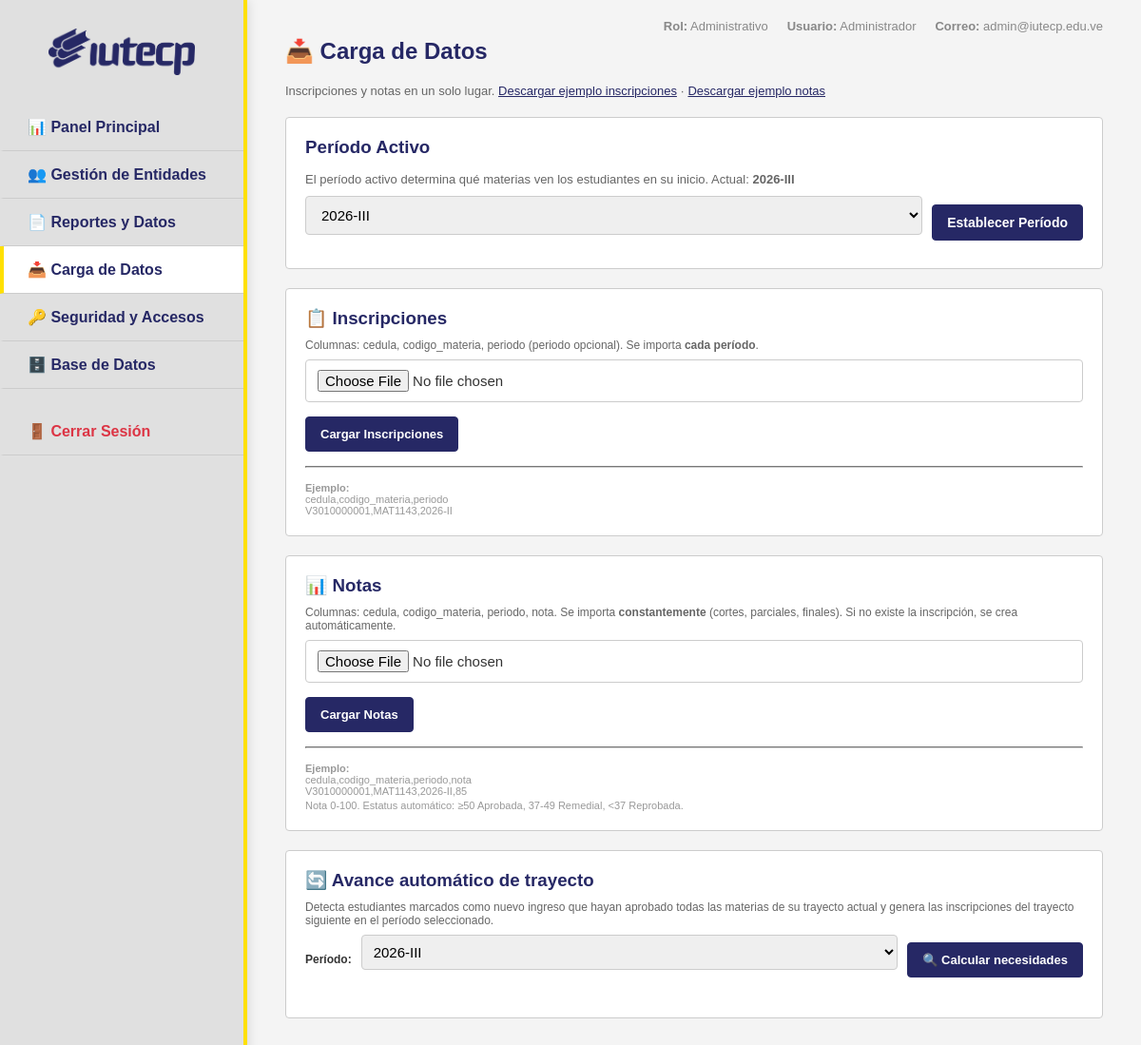
The page /admin/cargar_inscripciones.php (signed in) on the database its author committed.
### tables this page shows
CREATE TABLE `configuracion` (
  `id` int(11) NOT NULL AUTO_INCREMENT,
  `clave` varchar(50) NOT NULL,
  `valor` varchar(255) NOT NULL,
  `updated_at` timestamp NULL DEFAULT current_timestamp() ON UPDATE current_timestamp(),
  PRIMARY KEY (`id`),
  UNIQUE KEY `clave` (`clave`)
);

### admin/cargar_inscripciones.php (the view, shortened to what this page needs)
<?php
require_once __DIR__ . "/includes/header.php";
$periodo_activo = $pdo->prepare("SELECT valor FROM configuracion WHERE clave = 'periodo_activo'");
$periodo_activo->execute();
$periodo_activo_valor = $periodo_activo->fetchColumn() ?: obtenerPeriodoActual();
$periodos_disponibles = $pdo->query("SELECT DISTINCT periodo FROM inscripciones UNION SELECT '2026-I' UNION SELECT '2026-II' UNION SELECT '2026-III' UNION SELECT '2027-I' UNION SELECT '2027-II' UNION SELECT '2027-III' ORDER BY periodo DESC")->fetchAll(PDO::FETCH_COLUMN);
?>
<h2 style="color:var(--primary);margin-bottom:20px">📥 Carga de Datos</h2>
<p style="font-size:13px;color:#666;margin-bottom:20px">
    Inscripciones y notas en un solo lugar.
    <a href="seed/ejemplo_inscripciones.csv" download style="color:var(--primary)">Descargar ejemplo inscripciones</a> ·
    <a href="seed/ejemplo_notas.csv" download style="color:var(--primary)">Descargar ejemplo notas</a>
</p>
<div class="card" style="margin-bottom:20px">
    <h3 style="color:var(--primary);margin-bottom:15px">Período Activo</h3>
    <p style="font-size:13px;color:#666;margin-bottom:10px">
        El período activo determina qué materias ven los estudiantes en su inicio.
        <?php if ($periodo_activo_valor): ?>
        Actual: <strong><?= htmlspecialchars($periodo_activo_valor) ?></strong>
        <?php endif; ?>
    </p>
    <form method="POST" action="" style="display:flex;gap:10px;align-items:center;flex-wrap:wrap">
        <select name="periodo_activo" required style="flex:1;min-width:150px">
            <?php foreach ($periodos_disponibles as $p): ?>
            <option value="<?= $p ?>" <?= $p === $periodo_activo_valor ? 'selected' : '' ?>><?= $p ?></option>
            <?php endforeach; ?>
        </select>
        <button type="submit" class="btn btn-primary">Establecer Período</button>
    </form>
</div>
<div class="card" style="margin-bottom:20px">
    <h3 style="color:var(--primary);margin-bottom:10px">📋 Inscripciones</h3>
    <p style="font-size:12px;color:#666;margin-bottom:8px">Columnas: <code>cedula, codigo_materia, periodo</code> (periodo opcional). Se importa <strong>cada período</strong>.</p>
    <form method="POST" action="" enctype="multipart/form-data">
        <div style="margin-bottom:10px">
            <input type="file" name="archivo_csv" accept=".csv" required style="display:block" />
        </div>
        <button type="submit" class="btn btn-primary" style="font-size:13px">Cargar Inscripciones</button>
    </form>
    <hr style="margin:15px 0;border-color:var(--border-color)">
    <p style="font-size:11px;color:#999">
        <strong>Ejemplo:</strong><br>
        <code>cedula,codigo_materia,periodo<br>V3010000001,MAT1143,2026-II</code>
    </p>
</div>
<div class="card" style="margin-bottom:20px">
    <h3 style="color:var(--primary);margin-bottom:10px">📊 Notas</h3>
    <p style="font-size:12px;color:#666;margin-bottom:8px">Columnas: <code>cedula, codigo_materia, periodo, nota</code>. Se importa <strong>constantemente</strong> (cortes, parciales, finales). Si no existe la inscripción, se crea automáticamente.</p>
    <form method="POST" action="" enctype="multipart/form-data">
        <div style="margin-bottom:10px">
            <input type="file" name="archivo_notas" accept=".csv" required style="display:block" />
        </div>
        <button type="submit" class="btn btn-primary" style="font-size:13px">Cargar Notas</button>
    </form>
    <hr style="margin:15px 0;border-color:var(--border-color)">
    <p style="font-size:11px;color:#999">
        <strong>Ejemplo:</strong><br>
        <code>cedula,codigo_materia,periodo,nota<br>V3010000001,MAT1143,2026-II,85</code><br>
        <span style="margin-top:3px;display:block">Nota 0-100. Estatus automático: ≥50 Aprobada, 37-49 Remedial, &lt;37 Reprobada.</span>
    </p>
</div>
<div class="card" style="margin-bottom:20px">
    <h3 style="color:var(--primary);margin-bottom:10px">🔄 Avance automático de trayecto</h3>
    <p style="font-size:12px;color:#666;margin-bottom:8px">
        Detecta estudiantes marcados como nuevo ingreso que hayan aprobado todas las materias de su trayecto
        actual y genera las inscripciones del trayecto siguiente en el período seleccionado.
    </p>
    <form method="POST" action="" style="display:flex;gap:10px;align-items:center;flex-wrap:wrap;margin-bottom:15px">
        <label style="font-size:12px;font-weight:bold">Período:</label>
        <select name="periodo_sync" required style="flex:1;min-width:140px;padding:8px;border:1px solid var(--border-color);border-radius:4px">
            <?php foreach ($periodos_disponibles as $p): ?>
            <option value="<?= $p ?>" <?= $p === $periodo_activo_valor ? 'selected' : '' ?>><?= $p ?></option>
            <?php endforeach; ?>
        </select>
        <button type="submit" class="btn btn-primary" style="font-size:13px">🔍 Calcular necesidades</button>
    </form>
</div>
<?php
require_once __DIR__ . "/includes/footer.php";
?>

### style.css (style rules this page uses)
:root { color-scheme: light; --primary: #262865; --secondary: #262865; --accent: #ffe001; --bg-light: #f4f4f4; --white: #ffffff; --border-color: #cccccc; --text-dark: #333333; }
* { margin: 0; padding: 0; box-sizing: border-box; font-family: Arial, Helvetica, sans-serif; -webkit-tap-highlight-color: transparent; }
body { background-color: var(--bg-light); color: var(--text-dark); min-height: 100vh; display: flex; flex-direction: column; }
.btn { padding: 10px 15px; border: 1px solid transparent; border-radius: 4px; cursor: pointer; font-weight: bold; font-size: 14px; }
.btn-accent, .btn-primary { background-color: var(--primary); color: var(--white); border: 1px solid var(--primary); transition: opacity 0.2s ease; }
.card { background: var(--white); border: 1px solid var(--border-color); border-radius: 4px; padding: 20px; }
input:where(:not([type="radio"]):not([type="checkbox"])), select { width: 100%; padding: 10px 12px; font-size: 15px; margin-bottom: 15px; border: 1px solid var(--border-color); border-radius: 4px; transition: border-color 0.3s ease, box-shadow 0.3s ease; }

### rows shown on the page
configuracion: valor "2026-III", periodo_activo "2026-III", periodo_sync "2026-III"

### other values the page prints
$_SESSION['nombre'] "Administrador"
$_SESSION['email'] "admin@iutecp.edu.ve"
